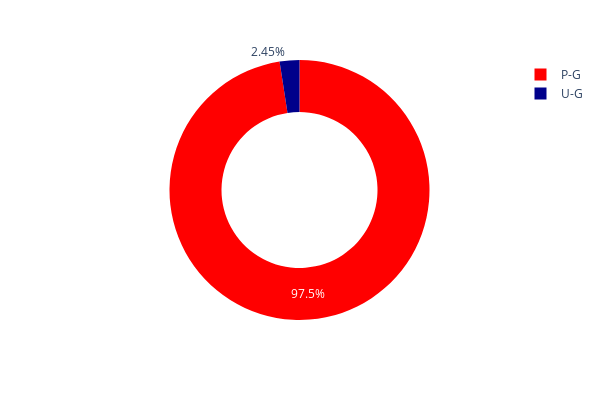

The cell this chart's notebook holds for it:
### Markdown cell above
- Approximately 35% of customers are single, while the majority, accounting for about 64%, are in a relationship.The higher percentage of customers in a relationship may indicate that individuals in committed relationships are more likely to engage with the business, possibly due to shared purchasing decisions or joint activities.

### Code cell
fig = px.pie(df, names="EDU", hole=0.6, template="plotly_white", color_discrete_sequence=['red', 'darkblue', 'darkgreen', 'black'])
fig.update_layout(width=600, height=400)
fig.show()

### Figure 1 — Plotly figure (JSON) as saved in the notebook; plotly's stock layout.template omitted (floating-point values rounded to 4 significant figures; data arrays with more than 128 entries replaced by an {"elided": "..."} marker saying what was removed)
{"data": [{"domain": {"x": [0, 1], "y": [0, 1]}, "hole": 0.6, "hovertemplate": "EDU=%{label}<extra></extra>", "labels": {"elided": "2202 str values"}, "legendgroup": "", "name": "", "showlegend": true, "type": "pie"}], "layout": {"height": 400, "legend": {"tracegroupgap": 0}, "margin": {"t": 60}, "piecolorway": ["red", "darkblue", "darkgreen", "black"], "width": 600}}
